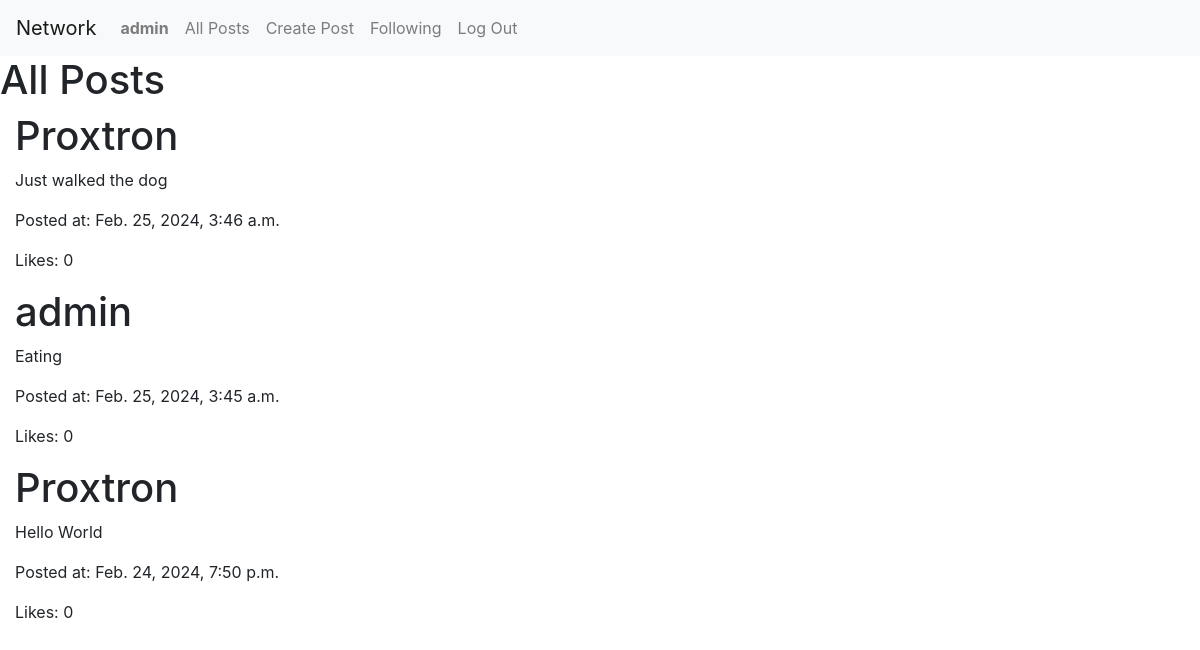
The app's page / (signed in) with its own data.
### network/models.py (models this page shows, shortened)
class User(AbstractUser):
    pass

class Post(models.Model):
    message = models.CharField(max_length=1000, default='')
    author = models.ForeignKey(
        User,
        on_delete=models.CASCADE,
        related_name="posts",
        null=True)
    timePosted = models.DateTimeField(auto_now_add=True)
    likeCount = models.IntegerField(default=0)

### network/views.py (the view)
# urls.py: path("", views.index, name="index"),
def index(request):
    allPostsDescending = Post.objects.order_by('-timePosted')
    return render(request, "network/index.html", {
        "allPostsDescending" : allPostsDescending
    })

### network/templates/network/index.html
{% extends "network/layout.html" %}
{% block body %}
<h1>All Posts</h1>
{% for post in allPostsDescending %}
    <div class="container-fluid">
        <div class="row">
            <div class="col">
                <h1>{{post.author}}</h1>
                <p>{{post.message}}</p>
                <p>Posted at: {{post.timePosted}}</p>
                <p>Likes: {{post.likeCount}}</p>
            </div>
        </div>
    </div>
{% endfor %}
{% endblock %}

### network/templates/network/layout.html (shortened to what this page needs)
{% load static %}
<!DOCTYPE html>
<html lang="en">
    <head>
        <link rel="stylesheet" href="https://stackpath.bootstrapcdn.com/bootstrap/4.4.1/css/bootstrap.min.css">
        <link href="{% static 'network/styles.css' %}" rel="stylesheet">
    </head>
    <body>
        <nav class="navbar navbar-expand-lg navbar-light bg-light">
            <a class="navbar-brand" href="#">Network</a>
            <div>
              <ul class="navbar-nav mr-auto">
                {% if user.is_authenticated %}
                    <li class="nav-item">
                        <a class="nav-link" href="#"><strong>{{ user.username }}</strong></a>
                    </li>
                {% endif %}
                <li class="nav-item">
                  <a class="nav-link" href="{% url 'index' %}">All Posts</a>
                </li>
                {% if user.is_authenticated %}
                    <li class='nav-item'>
                        <a class='nav-link' href="{% url 'create' %}">Create Post</a>
                    </li>
                    <li class="nav-item">
                        <a class="nav-link" href="#">Following</a>
                    </li>
                    <li class="nav-item">
                        <a class="nav-link" href="{% url 'logout' %}">Log Out</a>
                    </li>
                {% endif %}
              </ul>
            </div>
          </nav>
        <div class="body">
            {% block body %}
            {% endblock %}
        </div>
    </body>
</html>

### records on screen
User: username "admin"
Post: author "Proxtron", message "Just walked the dog", timePosted "Feb. 25, 2024, 3:46 a.m.", likeCount "0"
Post: author "admin", message "Eating", timePosted "Feb. 25, 2024, 3:45 a.m.", likeCount "0"
Post: author "Proxtron", message "Hello World", timePosted "Feb. 24, 2024, 7:50 p.m.", likeCount "0"
